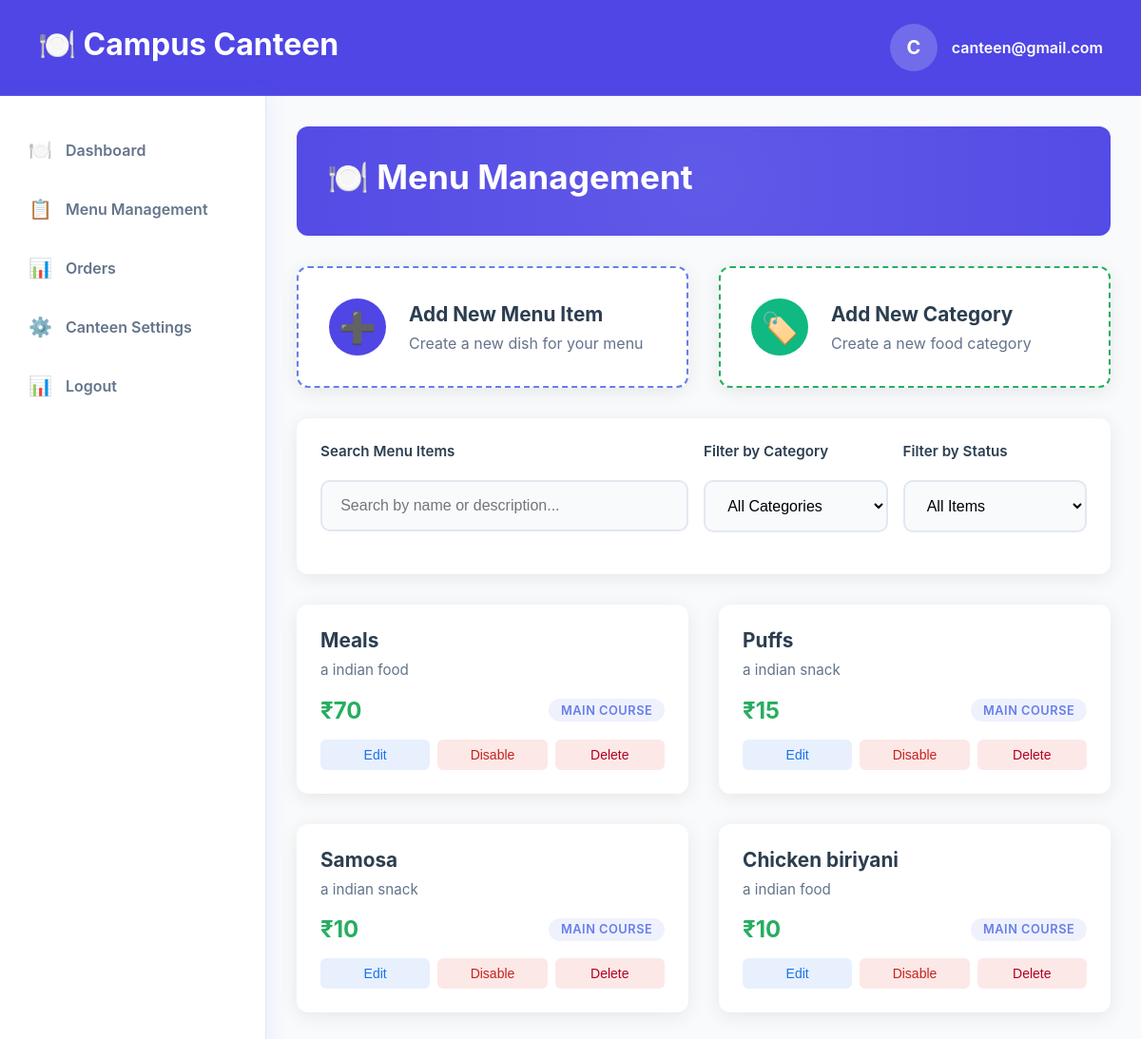
Page /public/canteen/menu_management (signed in) on the earlier database version.
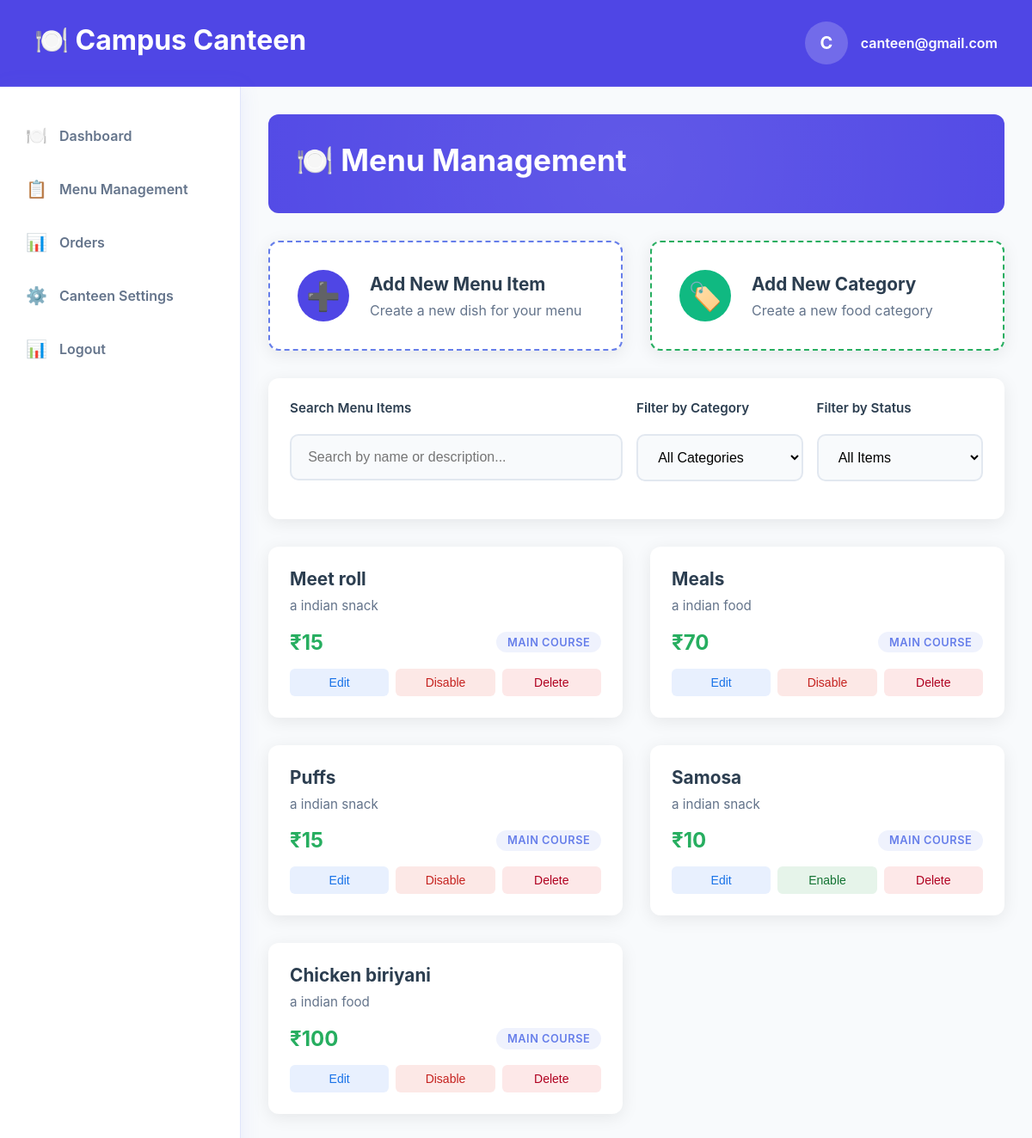
Same page on the later database version.
### tables this page shows
CREATE TABLE `items` (
  `id` int NOT NULL,
  `name` varchar(50) DEFAULT NULL,
  `price` decimal(5,0) NOT NULL,
  `canteen_id` int DEFAULT NULL,
  `image_location` varchar(255) DEFAULT NULL,
  `status` enum('available','unavailable') NOT NULL DEFAULT 'available',
  `description` text NOT NULL,
  `category_id` int DEFAULT NULL
);

### app/controllers/Canteen.php (called while the page is built, shortened)
<?php
class Canteen extends Controller
{
    public function menu_management()
    {
        $categories = new Categories;
        $items = new Items;
        $canteen_items = $items->where(['canteen_id' => CANTEEN_ID]);
        $data['items'] = $canteen_items;
        $result = $categories->where(['canteen_id' => CANTEEN_ID]);
        $data['categories'] = [];
        foreach ($result as $res) {
            $data['categories'][] = ['name' => $res->name, 'id' => $res->id];
        }
        $this->view('canteen/menu_management', $data);
    }
}

### app/core/App.php (called while the page is built, shortened)
<?php
class App
{
    private $method = 'index';
    private function splitURL()
    {
        $URL = $_GET['url'] ?? 'home';
        $URL = explode("/", trim($URL, "/"));
        return $URL;
    }
    public function loadController()
    {
        $URL = $this->splitURL();
        $filename = "../app/controllers/" . ucfirst($URL[0]) . ".php";
        if (file_exists($filename)) {
            unset($URL[0]);
        } else {
            $filename = "../app/controllers/_404.php";
            if (file_exists($filename)) {
                require $filename;
                $this->controller = "_404";
            }
        }
        $controller = new $this->controller();
        if (!empty($URL[1])) {
            if (method_exists($controller, $URL[1])) {
                $this->method = $URL[1];
                unset($URL[1]);
            }
        }
        call_user_func_array([$controller, $this->method], $URL);
    }
}

### public/index.php (called while the page is built, shortened)
<?php
require "../app/core/init.php";
$app = new App;
$app->loadController();

### app/core/init.php (called while the page is built, shortened)
<?php
spl_autoload_register(function ($classname) {
    $filename = "../app/models/" . ucfirst($classname) . ".php";
});
require 'Database.php';
require 'App.php';

### app/core/Database.php (called while the page is built, shortened)
<?php
trait Database
{
    private function connect()
    {
        $string = "mysql:hostname=" . DBHOST . ";dbname=" . DBNAME;
        $con = new PDO($string, DBUSER, DBPASS);
        $con->setAttribute(PDO::ATTR_ERRMODE, PDO::ERRMODE_EXCEPTION);
        return $con;
    }
    public function query($query, $data = [], $returnInsertId = false)
    {
        $con = $this->connect();
        $stm = $con->prepare($query);
        $check  = $stm->execute($data);
        if ($check) {
            $result = $stm->fetchAll(PDO::FETCH_OBJ);
            if (is_array($result) && count($result)) {
                return $result;
            }
        }
        return false;
    }
}

### app/core/Model.php (called while the page is built, shortened)
<?php
trait Model
{
    protected $order_type = "desc";
    protected $order_column = "id";
    public function where($data, $data_not = [], $limit = '', $custom = '', $order_by = '', $order_type = '')
    {
        $keys = array_keys($data);
        $query = "select * from $this->table where ";
        foreach ($keys as $key) {
            $query .= $key . " = :" . $key . " AND ";
        }
        $query = trim($query, " AND ");
        $query .= " order by $this->order_column $this->order_type ";
        $data = array_merge($data, $data_not);
        return $this->query($query, $data);
    }
}

### app/views/canteen/menu_management.view.php (the view, shortened to what the changed rows need)
<!DOCTYPE html>
<html lang="en">
<head>
    <link rel="stylesheet" href="/canteen-preorder-system/public/assets/css/header.css">
    <link rel="stylesheet" href="/canteen-preorder-system/public/assets/css/sidebar.css">
    <link rel="stylesheet" href="/canteen-preorder-system/public/assets/css/student-general.css">
    <link rel="stylesheet" href="/canteen-preorder-system/public/assets/css/canteen-common.css">
    <link rel="stylesheet" href="/canteen-preorder-system/public/assets/css/menu-management.css">
    <link rel="stylesheet" href="/canteen-preorder-system/public/assets/css/add-item.css">
</head>
<body>
    <?php require 'header.view.php'; ?>
    <div class="container">
        <?php $page = "menu_management";
        require 'sidebar.view.php'; ?>
        <div class="main-content">
            <div class="page-header">
                <div class="page-header-content">
                    <h1 class="page-title">🍽️ Menu Management</h1>
                </div>
            </div>
            <div class="menu-grid" id="menuGrid">
                <?php if (!empty($items)): ?>
                    <?php foreach ($items as $item): ?>
                        <div class="menu-card" data-name="<?= $item->name ?>" data-id="<?= $item->id ?>" data-category="main-course" data-status="available">
                            <div class="menu-card-content">
                                <h3 class="menu-item-name"><?= ucfirst($item->name) ?></h3>
                                <p class="menu-item-description"><?= $item->description ?></p>
                                <div class="menu-item-details">
                                    <span class="menu-item-price">₹<?= $item->price ?></span>
                                    <span class="menu-item-category">Main Course</span>
                                </div>
                                <div class="menu-item-actions">
                                    <button data-modal-target="#edit-modal<?= $item->id ?>" data-action="edit" class="action-btn edit-item edit-btn"> Edit</button>
                                    <?php if ($item->status == 'available'): ?>
                                        <button data-action="change-status" class="action-btn change-status edit-item disable-btn  ">Disable</button>
                                    <?php else: ?>
                                        <button data-action="change-status" class="action-btn change-status edit-item enable-btn  ">Enable</button>
                                    <?php endif; ?>
                                    <button data-modal-target="#delete-modal<?= $item->id ?>" data-action="delete" class="action-btn delete-btn edit-item">Delete</button>
                                </div>
                            </div>
                        </div>
                    <?php endforeach; ?>
                <?php endif; ?>
            </div>
        </div>
</body>
</html>

Differences in the rows shown:
added items: name "Meet roll", description "a indian snack", price "15", status "Disable"
changed items "Samosa": status "Disable" → "Enable"
changed items "Chicken biriyani": price "10" → "100"
